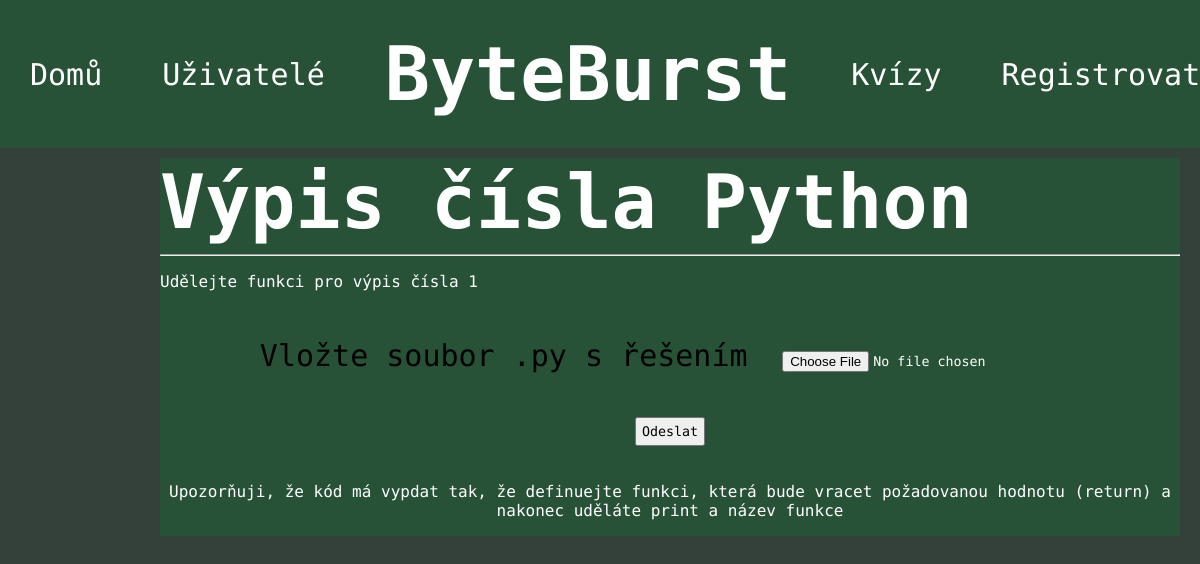
The page /uloha/1 on the database its author committed.
### tables this page shows
CREATE TABLE "task" (
	"id"	INTEGER,
	"title"	TEXT,
	"description"	TEXT,
	"output"	TEXT,
	"category_id"	INTEGER,
	FOREIGN KEY("category_id") REFERENCES "category"("id"),
	PRIMARY KEY("id" AUTOINCREMENT)
);

### app.py (the view)
@app.route("/uloha/<task_id>", methods=["POST", "GET"])
def task(task_id):
    if request.method=="POST":
        con = sqlite3.connect("database.db")
        cur = con.cursor()
        cur.execute("SELECT output FROM task WHERE id=?",(task_id)) #získání žádáného outputu napsaného programu z databáze
        solution=cur.fetchone()[0] #spojení výsledku dotazu do proměnné solution a její nastavení na nultý index
        file = request.files["file"] #získání složky z formuláře
        UPLOAD_FOLDER = "inputs/" #nastavení cesty pro ukládání jednotlivých inputů
        file_path = os.path.join(UPLOAD_FOLDER, file.filename) #spojení názvu souboru a zadané cesty do jedné cesty
        file.save(file_path) #uložení získanéo souboru pomocí získané cesty
        result = subprocess.run(["python", file_path], capture_output=True, text=True, check=True) #spuštění souboru na zadané cestěpomocí pythonu
        output = result.stdout.strip()  # Výstup skriptu
        if str(output)==str(solution): # v případě, že se text výstupu rovná zadanému kódu, zobrazí se zpráva
            return render_template("messages/error.html", message="Gratulujeme! Zadaný kód je správný!")
        else:
            return render_template("messages/error.html", message="Litujeme, to není správné řešení")
    else:
        con = sqlite3.connect("database.db")
        cur = con.cursor()
        cur.execute("SELECT * FROM task WHERE id=?",(task_id)) #vybrání všeho z tabulky task
        task=cur.fetchone() #spojení jednoho výsledku dotazu do proměnné task
        cur.execute("SELECT name FROM category WHERE id=?", (str(task[4]), )) #vybrání názvu kategorie z tabulky kategorie, kde id se rovná category_id z task
        categories=cur.fetchone() #spojení výsledku dotazu do proměnné categories
        con.close()
        return render_template("pages/uloha.html", task=task, categories=categories) #přesměrování na stránku uloha s předáním hodnot task a categories

### templates/pages/uloha.html (shortened to what this page needs)
{% extends "layout/header.html" %}
{% block content %}
<div style="top: 10px; position: relative;">
<div class="task-menu">
    <h1 style="margin: auto;">{{ task[1] }}</h1>
    <hr>
    <p>{{ task[2] }}</p>
    <br>
    <div style="margin: auto; text-align: center;">
        <form action="{{ url_for('task', task_id=task[0]) }}" method="POST" enctype="multipart/form-data">
            <label for="file">Vložte soubor .py s řešením</label>
            <input type="file" id="file" name="file" accept=".py"><br>
            <input style="color: black;" type="submit" name="" id="" value="Odeslat">
        </form>
    <p>Upozorňuji, že kód má vypdat tak, že definuejte funkci, která bude vracet požadovanou hodnotu (return) a nakonec uděláte print a název funkce</p>
    </div>
</div>
</div>
{% endblock %}

### static/css/style.css (style rules this page uses)
* { font-family: "Ubuntu Mono", monospace; color: white; }
:root { --background-green:#285238; --hover-green:#007C41; --active-green:#01D758; --page-background: #34403A; }
body { margin: 0; padding: 0; background-color: #34403A; }
h1 { font-size: 75px; display: inline-block; text-align: center; margin: auto; position: relative; }
.quiz-choice input, select, label, option { margin-top: 60px; margin-bottom: 60px; font-size: 30px; color: black; }
.quiz-content-form label,input { color: white; margin: 20px; padding: 5px; }
.task-menu { width: 85%; float: right; right: 20px; position: relative; background-color: var(--background-green); }

### rows shown on the page
task: title "Výpis čísla Python", description "Udělejte funkci pro výpis čísla 1"
